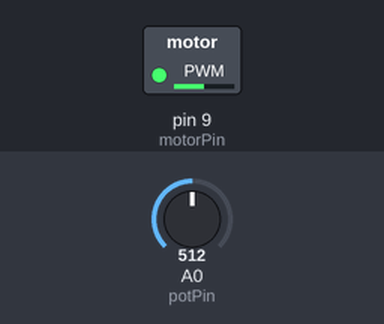
The sketch below on a simulated Arduino Uno, built with avr-gcc and run on an emulated ATmega328P. On the bench: switched loads named in the sketch (green lamp = pin HIGH). Inputs (shaded band) come from the test bench; at power-on: A0 (potPin) = 512.

Above: at 1.2 s.
1.3 s: A0 (potPin) set to 716
At 2.5 s:
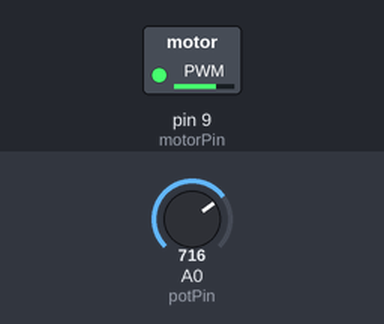
2.8 s: A0 (potPin) set to 900
At 3.6 s:
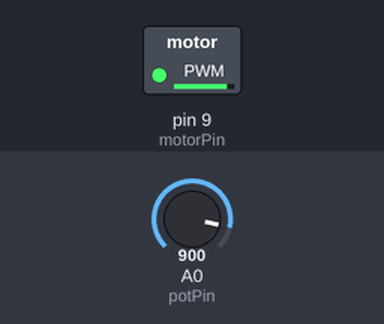
4.3 s: A0 (potPin) set to 122
At 4.8 s:
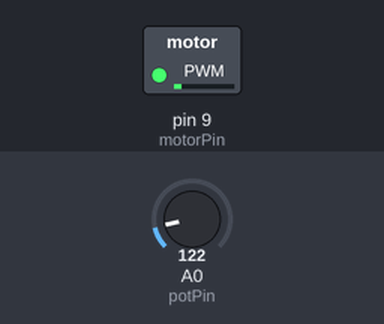
5.8 s: A0 (potPin) set to 0
At 7.0 s:
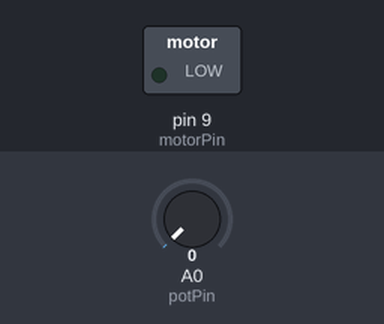
7.3 s: A0 (potPin) set to 511
At 8.2 s:
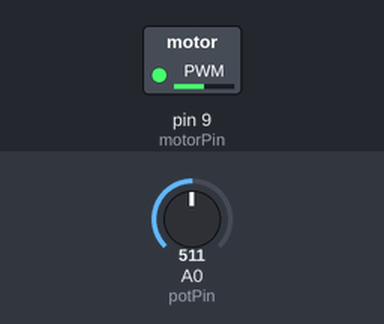
Timing chart, 0 to 9.8 s (numbered marks = the images above; inputs shaded):
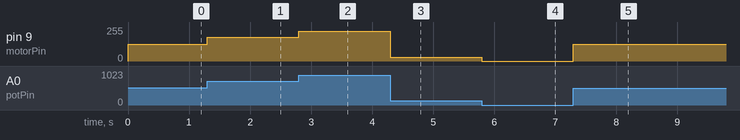

Measured:
- after the input at 1.3 s, pin 9 (motorPin): 127/255 → 178/255 at once
- after the input at 2.8 s, pin 9 (motorPin): 178/255 → 224/255 at once
- after the input at 4.3 s, pin 9 (motorPin): 224/255 → 30/255 at once
- after the input at 5.8 s, pin 9 (motorPin): 30/255 → 0/255 at once
- after the input at 7.3 s, pin 9 (motorPin): 0/255 → 127/255 at once

The sketch:

Task3_potentiometerControl.ino
```cpp
/*
 HERIOT-WATT UNIVERSITY
 School of Engineering and Physical Sciences
 Mechanical Engineering Laboratory
 Arduino Experiments

 DC Motor Control: Potentiometer Control

 */
// Set up two variables
const int motorPin = 9; // Motor pin (output)
const int potPin = 0; // Potentiometer pin (input)


void setup()
 {
   Serial.begin(9600);   // Set up the serial port;
   pinMode(motorPin, OUTPUT);// Set up the motor pin to be an output;
   pinMode(potPin, INPUT); // Set up the potentiometer pin to be an input;
 }


void loop()
 {
 /*  Task 3:
   *  Call function potentiometerControl
   *  This uses the pin defined by potPin as an input which controls the motor speed.
  */
   potentiometerControl();
 }

//Task 3
float highestValueFromPotentiometer = 1023; // This defines the highest expected range value read from the pot.

// This function controls the speed of the DC motor using the potentiometer as a control
void potentiometerControl()
 {
   int val = analogRead(potPin); //The highest expected value of 1023 might need adjusting depending on the value you get from the potentiometer
   float speed = val/highestValueFromPotentiometer*255; //The highest speed you can get when val == highestValueFromPotentiometer
   analogWrite(motorPin,speed); // Set the motor speed using the potentiometer input.
 }
```
